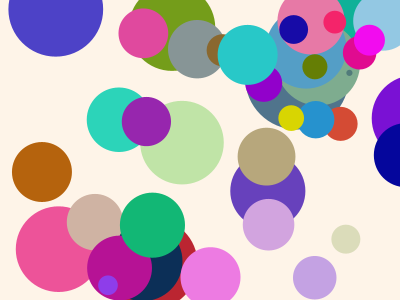
Frame 1 (no input)
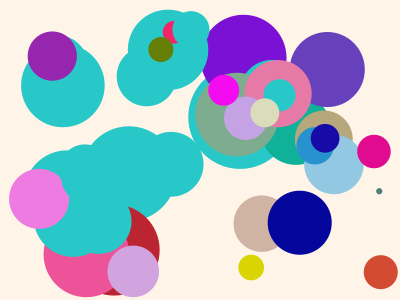
Frame 60 (the mouse pressed at the canvas centre just before this capture)
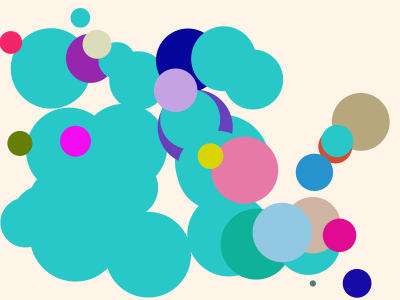
Frame 120 (the mouse held since frame 60 and released just before this capture)

The Processing sketch that drew these frames (run headless with seeded random() and noise(); from frame 60 on, the mouse is pressed at the canvas centre):

// Processing sketch: Objects_Classes_lecture
// ── Objects_Classes_lecture.pde
Ball[] balls;
Ball specialBall;
color infectedColour;

void setup() {
  size(400, 300);
  infectedColour = color(40, 200, 200);
  balls = new Ball[40];
  // initialsing balls in range of balls.length
  for (int i=0; i<balls.length; i++) {
    balls[i] = new Ball();
    for (int j = 0; j < i; j++) { // for each new ball
      balls[j].position.x++; // increase xpos
      balls[j].radius ++; // increase radius
    }
  }
  specialBall = new Ball();
  specialBall.radius = 30;
  specialBall.colour = infectedColour;
  specialBall.position = new PVector(random(0, width-1), random(0, height-1));
  specialBall.velocity = new PVector(random(-3, 3), random(-3, 3));
}

void draw() {
  background(254, 244, 232);
  for (Ball ball : balls) {
    ball.draw();
    ball.move();
    if (dist(specialBall.position.x, specialBall.position.y,
      ball.position.x, ball.position.y) < specialBall.radius+ball.radius) {
      ball.colour = infectedColour;
    }
  }
  specialBall.draw();
  specialBall.move();
}

void mouseClicked() {
  specialBall.position = new PVector(mouseX, mouseY);
}

// ── Ball.pde
class Ball {
  PVector position;    // Position of the ball.
  PVector velocity;    // Amount it moves on each redraw.
  float radius;        // Radius of ball.
  color colour;        // Colour of ball.

  // -- This 'constructor' method is called when we instantiate a new ball and initialises its state.
  Ball() {
    position = new PVector(random(0, width-1), random(0, height-1));
    velocity = new PVector(random(-3, 3), random(-3, 3));
    radius = random(0, 15);
    colour   = color(random(0, 255), random(0, 255), random(0, 255));
  }

  // -- These are methods associated with any instance of a Ball object.
  // -- draw() draws the ball at its current position.
  void draw() {
    noStroke();
    fill(colour);
    circle(position.x, position.y, radius * 2);
    //velocity = new PVector(random(-3, 3), random(-3, 3));
    //radius = random(0,15);
    //colour   = color(random(0,255), random(0,255), random(0,255));
  }

  // -- Moves the ball according to its current velocity and checks for boundary bounces.
  void move() {
    position.x = position.x + velocity.x;
    position.y = position.y + velocity.y;

    if (position.x-radius < 0 && velocity.x < 0)
    {
      // Escaping to the left, start moving right.
      velocity.x = -1*velocity.x;
    } else if (position.x+radius > width && velocity.x > 0)
    {
      // Escaping to the right, start moving left.
      velocity.x = -1*velocity.x;
    }

    if (position.y-radius < 0 && velocity.y < 0)
    {
      // Escaping upwards, start moving down.
      velocity.y = -1*velocity.y;
    } else if (position.y+radius > height && velocity.y > 0)
    {
      // Escaping downwards, start moving up.
      velocity.y = -1*velocity.y;
    }
  }
}
